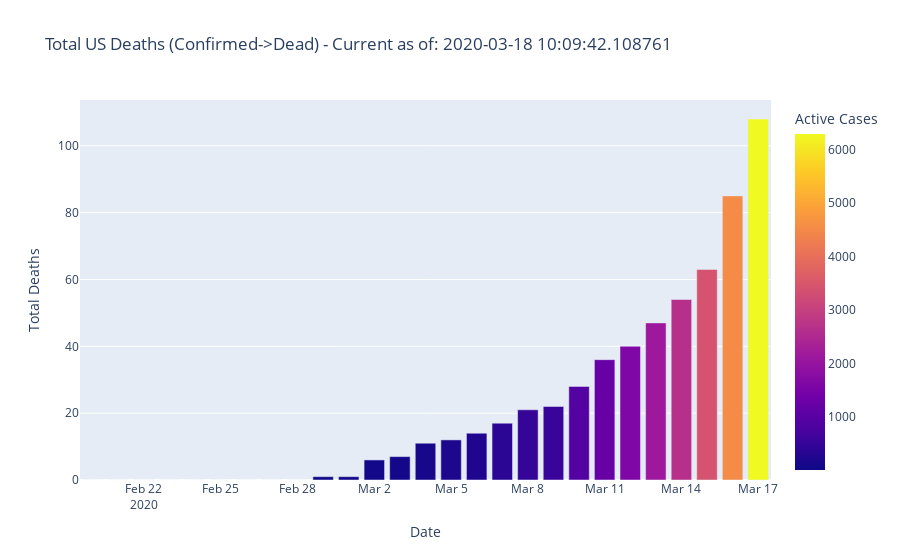

Notebook code for this chart:
### Code cell
us_chart = px.bar(us_totals[us_totals['Date'] >= '2020-02-20'], 
    x="Date", y="Total Deaths", color="Active Cases", 
    title="Total US Deaths (Confirmed->Dead) - Current as of: "+str(NOW), 
    )
us_chart.show()

### Figure 1 — Plotly figure (JSON) as saved in the notebook; plotly's stock layout.template omitted (floating-point values rounded to 4 significant figures)
{"data": [{"alignmentgroup": "True", "hoverlabel": {"namelength": 0}, "hovertemplate": "Date=%{x}<br>Total Deaths=%{y}<br>Active Cases=%{marker.color}", "legendgroup": "", "marker": {"color": [10, 10, 10, 10, 46, 45, 51, 52, 53, 60, 66, 85, 104, 131, 198, 241, 378, 490, 554, 923, 1237, 1611, 2120, 2661, 3424, 4530, 6296], "coloraxis": "coloraxis"}, "name": "", "offsetgroup": "", "orientation": "v", "showlegend": false, "textposition": "auto", "type": "bar", "x": ["2020-02-20T00:00:00", "2020-02-21T00:00:00", "2020-02-22T00:00:00", "2020-02-23T00:00:00", "2020-02-24T00:00:00", "2020-02-25T00:00:00", "2020-02-26T00:00:00", "2020-02-27T00:00:00", "2020-02-28T00:00:00", "2020-02-29T00:00:00", "2020-03-01T00:00:00", "2020-03-02T00:00:00", "2020-03-03T00:00:00", "2020-03-04T00:00:00", "2020-03-05T00:00:00", "2020-03-06T00:00:00", "2020-03-07T00:00:00", "2020-03-08T00:00:00", "2020-03-09T00:00:00", "2020-03-10T00:00:00", "2020-03-11T00:00:00", "2020-03-12T00:00:00", "2020-03-13T00:00:00", "2020-03-14T00:00:00", "2020-03-15T00:00:00", "2020-03-16T00:00:00", "2020-03-17T00:00:00"], "xaxis": "x", "y": [0, 0, 0, 0, 0, 0, 0, 0, 0, 1, 1, 6, 7, 11, 12, 14, 17, 21, 22, 28, 36, 40, 47, 54, 63, 85, 108], "yaxis": "y"}], "layout": {"autosize": true, "barmode": "relative", "coloraxis": {"colorbar": {"title": {"text": "Active Cases"}}, "colorscale": [[0, "#0d0887"], [0.1111, "#46039f"], [0.2222, "#7201a8"], [0.3333, "#9c179e"], [0.4444, "#bd3786"], [0.5556, "#d8576b"], [0.6667, "#ed7953"], [0.7778, "#fb9f3a"], [0.8889, "#fdca26"], [1, "#f0f921"]]}, "legend": {"tracegroupgap": 0}, "title": {"text": "Total US Deaths (Confirmed->Dead) - Current as of: 2020-03-18 10:09:42.108761"}, "xaxis": {"anchor": "y", "autorange": true, "domain": [0, 1], "range": ["2020-02-19 12:00", "2020-03-17 12:00"], "title": {"text": "Date"}, "type": "date"}, "yaxis": {"anchor": "x", "autorange": true, "domain": [0, 1], "range": [0, 113.7], "title": {"text": "Total Deaths"}, "type": "linear"}}}
